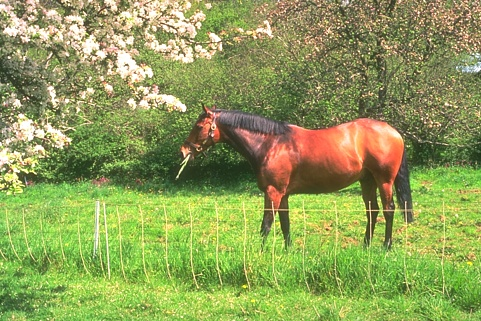
#> input picture assets/histogram/0057.png, 481 x 321 px
$ jupyter execute histogram_stretching.ipynb
#> lines starting #> are read from the running program, lines starting #| are printed output that depends on the picture
## 1. Import Required Libraries

[cell 1]
import cv2 as cv
import numpy as np
from matplotlib import pyplot as plt
import os

# Set up matplotlib for better visualization
plt.rcParams['figure.figsize'] = (10, 6)

## 2. Load the Image

[cell 2]
# Image path
image_path = 'assets/histogram/0057.png'

# Load the image
img_color = cv.imread(image_path)
#> img_color is the input picture: shape (321, 481, 3); mean B, G, R 88.2, 157.7, 144.1

if img_color is None:
    print(f"Error: Could not load image from {image_path}")
else:
    # Convert BGR (OpenCV format) to RGB (for proper display in matplotlib)
    img_rgb = cv.cvtColor(img_color, cv.COLOR_BGR2RGB)

    # Convert to grayscale
    img_gray = cv.cvtColor(img_color, cv.COLOR_BGR2GRAY)
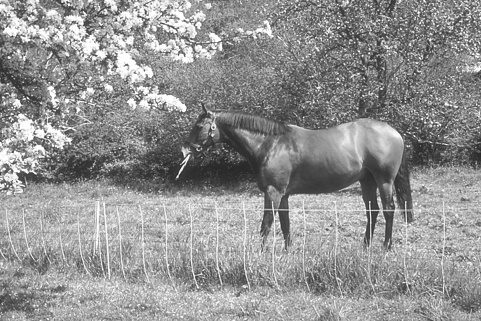
#> img_gray: shape (321, 481); min 36, max 255, mean 145.7

    print(f"Image loaded successfully!")

## 3. Display Original Image and Its Properties

[cell 3]
if 'img_gray' in locals():
    # Display image statistics
    print(f"Original Image Statistics:")
    print(f"  Min pixel value: {img_gray.min()}")
#|   Min pixel value: 36
    print(f"  Max pixel value: {img_gray.max()}")
#|   Max pixel value: 255

    # Display image
    plt.imshow(img_gray, cmap='gray')
    plt.title('Original Grayscale Image', fontsize=16, fontweight='bold')
    plt.axis('off')
    plt.show()
else:
    print("Please load an image first.")

## 4. Display Original Histogram

[cell 4]
if 'img_gray' in locals():
    # Calculate histogram
    hist_original = cv.calcHist([img_gray], [0], None, [256], [0, 256])
#> hist_original = 256 values, max 1249 at index 158, min 0 at index 0, mean 603.1

    # Plot histogram
    plt.plot(hist_original, color='black')
    plt.title('Histogram of Original Image', fontsize=16, fontweight='bold')
    plt.xlabel('Pixel Intensity', fontsize=12)
    plt.ylabel('Frequency', fontsize=12)
    plt.grid(True, alpha=0.5)
    plt.axvline(img_gray.min(), color='red', linestyle='--', label=f'Min: {img_gray.min()}')
    plt.axvline(img_gray.max(), color='blue', linestyle='--', label=f'Max: {img_gray.max()}')
    plt.legend()
    plt.show()
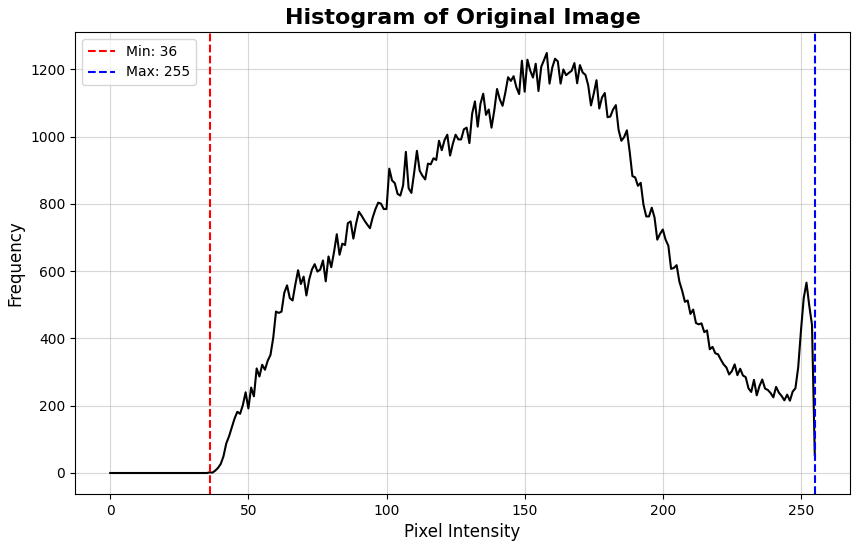
#> figure drawn by matplotlib, 1 panel; curve peaks at x = 158, y = 1249
else:
    print("Please load an image first.")

## 5. Apply Histogram Stretching

[cell 5]
def histogram_stretching(image):
    """
    Apply histogram stretching to an image.

    Parameters:
        image: Input grayscale image (numpy array)

    Returns:
        stretched_image: Image with stretched histogram
    """
    # Find min and max pixel values
    i_min = image.min()
#> i_min = 36
    i_max = image.max()
#> i_max = 255

    print(f"Stretching from range [{i_min}, {i_max}] to [0, 255]")
#| Stretching from range [36, 255] to [0, 255]

    # Apply stretching formula
    stretched = ((image - i_min) / (i_max - i_min) * 255).astype(np.uint8)
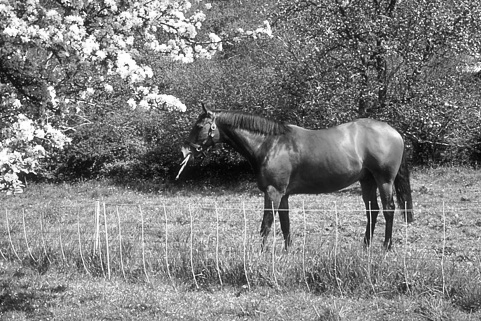
#> stretched: shape (321, 481); min 0, max 255, mean 127.2

    return stretched

# Apply histogram stretching
if 'img_gray' in locals():
    img_stretched = histogram_stretching(img_gray)
    print("\nHistogram stretching applied successfully!")
else:
    print("Please load an image first.")

## 6. Display Stretched Image and Its Properties

[cell 6]
if 'img_stretched' in locals():
    # Display image statistics
    print(f"Stretched Image Statistics:")
    print(f"  Min pixel value: {img_stretched.min()}")
#|   Min pixel value: 0
    print(f"  Max pixel value: {img_stretched.max()}")
#|   Max pixel value: 255

    # Display image
    plt.imshow(img_stretched, cmap='gray')
    plt.title('Histogram Stretched Image', fontsize=16, fontweight='bold')
    plt.axis('off')
    plt.show()
else:
    print("Please apply histogram stretching first.")

## 7. Display Stretched Histogram

[cell 7]
if 'img_stretched' in locals():
    # Calculate histogram of stretched image
    hist_stretched = cv.calcHist([img_stretched], [0], None, [256], [0, 256])
#> hist_stretched = 256 values, max 1249 at index 142, min 0 at index 7, mean 603.1

    # Plot histogram
    plt.plot(hist_stretched, color='green')
    plt.title('Histogram of Stretched Image', fontsize=16, fontweight='bold')
    plt.xlabel('Pixel Intensity', fontsize=12)
    plt.ylabel('Frequency', fontsize=12)
    plt.grid(True, alpha=0.5)
    plt.axvline(img_stretched.min(), color='red', linestyle='--', label=f'Min: {img_stretched.min()}')
    plt.axvline(img_stretched.max(), color='blue', linestyle='--', label=f'Max: {img_stretched.max()}')
    plt.legend()
    plt.show()
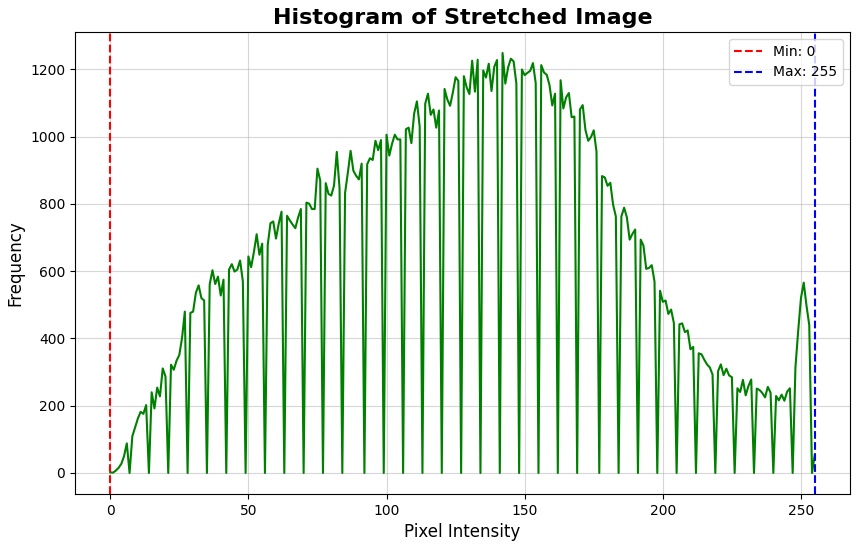
#> figure drawn by matplotlib, 1 panel; curve peaks at x = 142, y = 1249
else:
    print("Please apply histogram stretching first.")

## 8. Side-by-Side Comparison

Compare the original and stretched images along with their histograms.

[cell 8]
if 'img_gray' in locals() and 'img_stretched' in locals():
    fig, axes = plt.subplots(2, 2)

    # Original image
    axes[0, 0].imshow(img_gray, cmap='gray')
    axes[0, 0].set_title('Original Image', fontsize=14, fontweight='bold')
    axes[0, 0].axis('off')

    # Original histogram
    axes[0, 1].plot(hist_original, color='black', linewidth=1.5)
    axes[0, 1].set_title('Original Histogram', fontsize=14, fontweight='bold')
    axes[0, 1].set_xlabel('Pixel Intensity')
    axes[0, 1].set_ylabel('Frequency')
    axes[0, 1].set_xlim([0, 256])
    axes[0, 1].grid(True, alpha=0.5)
    axes[0, 1].axvline(img_gray.min(), color='red', linestyle='--', alpha=0.7)
    axes[0, 1].axvline(img_gray.max(), color='blue', linestyle='--', alpha=0.7)

    # Stretched image
    axes[1, 0].imshow(img_stretched, cmap='gray')
    axes[1, 0].set_title('Stretched Image', fontsize=14, fontweight='bold')
    axes[1, 0].axis('off')

    # Stretched histogram
    axes[1, 1].plot(hist_stretched, color='green', linewidth=1.5)
    axes[1, 1].set_title('Stretched Histogram', fontsize=14, fontweight='bold')
    axes[1, 1].set_xlabel('Pixel Intensity')
    axes[1, 1].set_ylabel('Frequency')
    axes[1, 1].set_xlim([-1, 256])
    axes[1, 1].grid(True, alpha=0.5)
    axes[1, 1].axvline(0, color='red', linestyle='--', alpha=0.7)
    axes[1, 1].axvline(255, color='blue', linestyle='--', alpha=0.7)

    plt.tight_layout()
    plt.show()
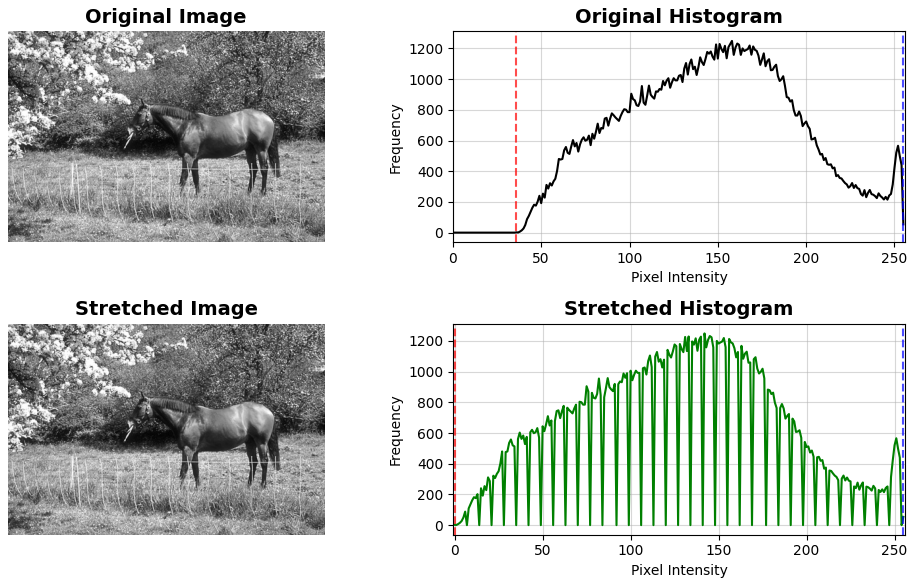
#> figure drawn by matplotlib, 4 panels; panel 2: curve peaks at x = 158, y = 1249; panel 4: curve peaks at x = 142, y = 1249
else:
    print("Please load an image and apply histogram stretching first.")

$ run again, with assets/histogram/0002.png copied over assets/histogram/0057.png
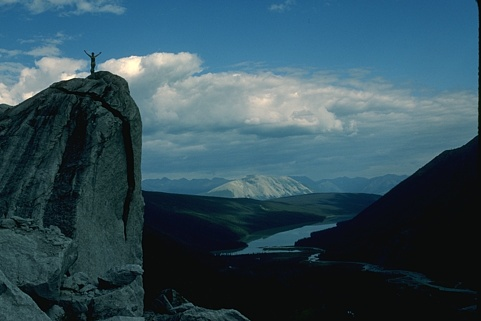
#> input picture assets/histogram/0002.png, 481 x 321 px
#> img_color is the input picture: shape (321, 481, 3); mean B, G, R 90.4, 78.3, 50.3
#> `img_gray = cv.cvtColor(img_color, cv.COLOR_BGR2GRAY)`:
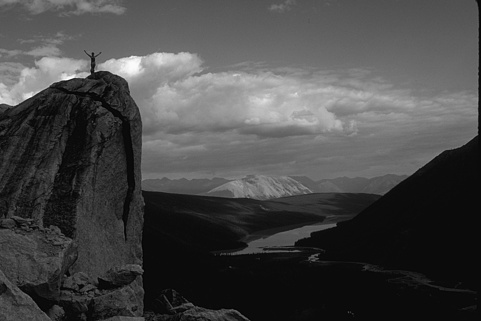
#> img_gray: shape (321, 481); min 2, max 253, mean 71.3
#|   Min pixel value: 2
#|   Max pixel value: 253
#> hist_original = 256 values, max 22672 at index 11, min 0 at index 0, mean 603.1
#> i_min = 2
#> i_max = 253
#| Stretching from range [2, 253] to [0, 255]
#|   Min pixel value: 0
#|   Max pixel value: 255
#> hist_stretched = 256 values, max 22672 at index 9, min 0 at index 63, mean 603.1
#> `plt.show()`:
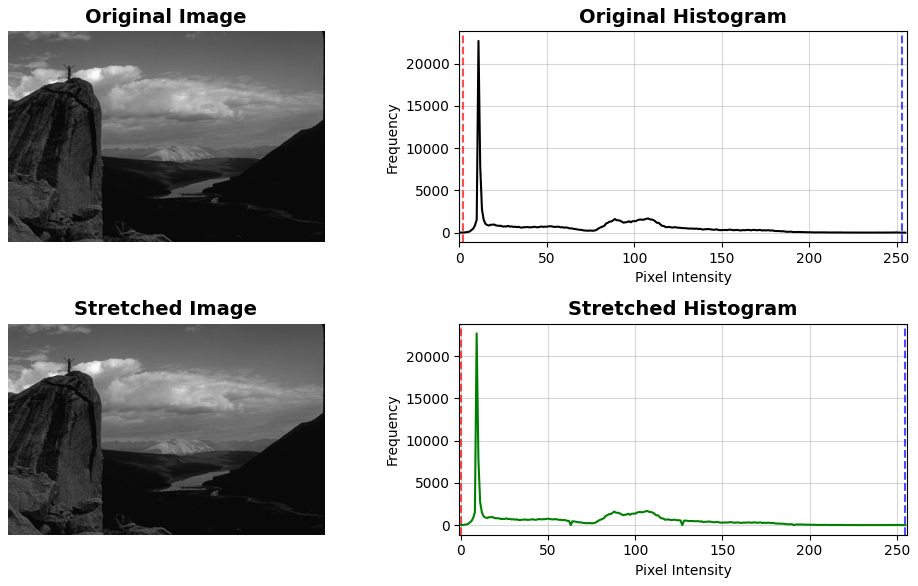
#> figure drawn by matplotlib, 4 panels; panel 2: curve peaks at x = 11, y = 22672; panel 4: curve peaks at x = 9, y = 22672

$ run again, with assets/histogram/0007.png copied over assets/histogram/0057.png
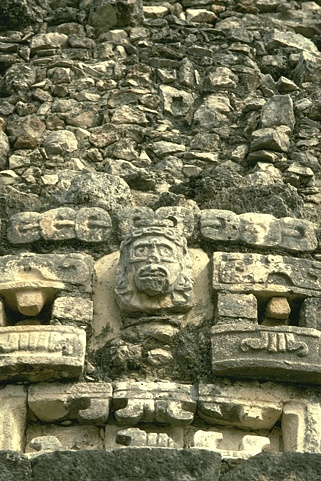
#> input picture assets/histogram/0007.png, 321 x 481 px
#> img_color is the input picture: shape (481, 321, 3); mean B, G, R 89.6, 119.1, 119.8
#> `img_gray = cv.cvtColor(img_color, cv.COLOR_BGR2GRAY)`:
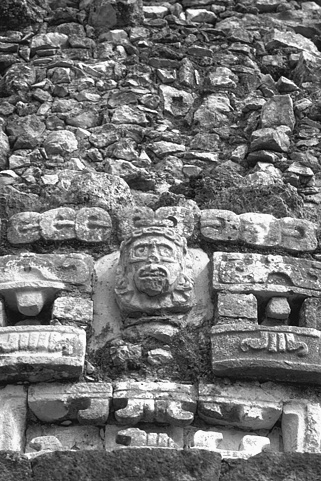
#> img_gray: shape (481, 321); min 4, max 253, mean 115.9
#|   Min pixel value: 4
#|   Max pixel value: 253
#> hist_original = 256 values, max 1177 at index 70, min 0 at index 0, mean 603.1
#> i_min = 4
#> i_max = 253
#| Stretching from range [4, 253] to [0, 255]
#|   Min pixel value: 0
#|   Max pixel value: 255
#> hist_stretched = 256 values, max 1177 at index 67, min 0 at index 42, mean 603.1
#> `plt.show()`:
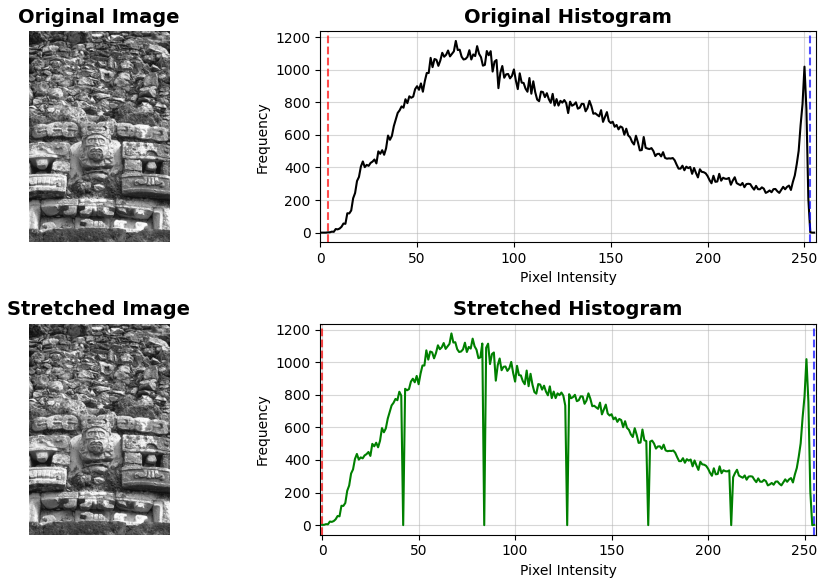
#> figure drawn by matplotlib, 4 panels; panel 2: curve peaks at x = 70, y = 1177; panel 4: curve peaks at x = 67, y = 1177

$ run again, with assets/histogram/0022.png copied over assets/histogram/0057.png
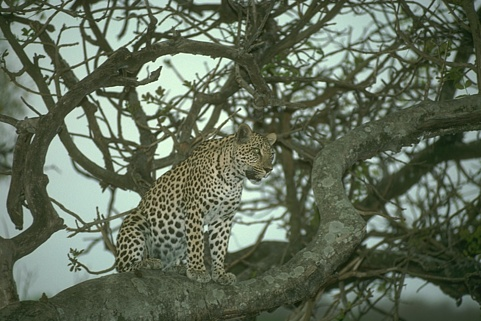
#> input picture assets/histogram/0022.png, 481 x 321 px
#> img_color is the input picture: shape (321, 481, 3); mean B, G, R 90.1, 108.9, 98
#|   Min pixel value: 16
#|   Max pixel value: 253
#> hist_original = 256 values, max 2404 at index 64, min 0 at index 0, mean 603.1
#> `plt.show()`:
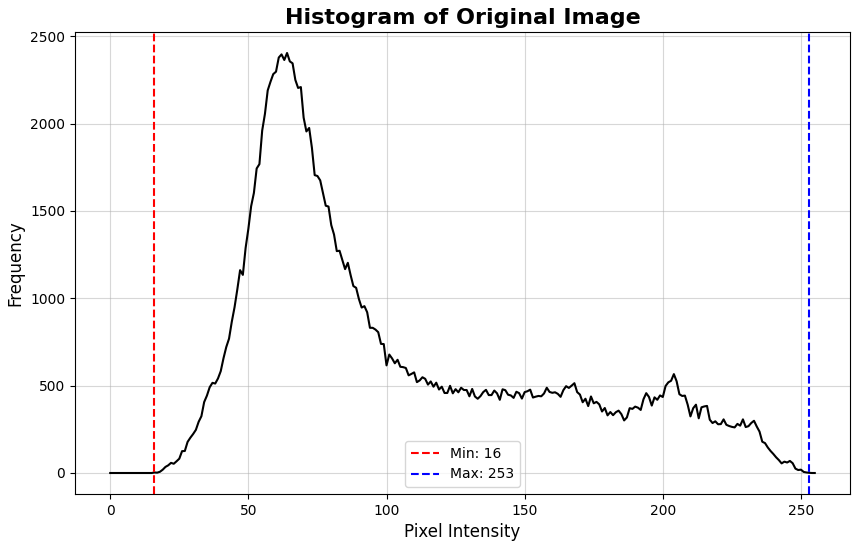
#> figure drawn by matplotlib, 1 panel; curve peaks at x = 64, y = 2404
#> i_min = 16
#> i_max = 253
#| Stretching from range [16, 253] to [0, 255]
#|   Min pixel value: 0
#|   Max pixel value: 255
#> hist_stretched = 256 values, max 2404 at index 51, min 0 at index 14, mean 603.1
#> `plt.show()`:
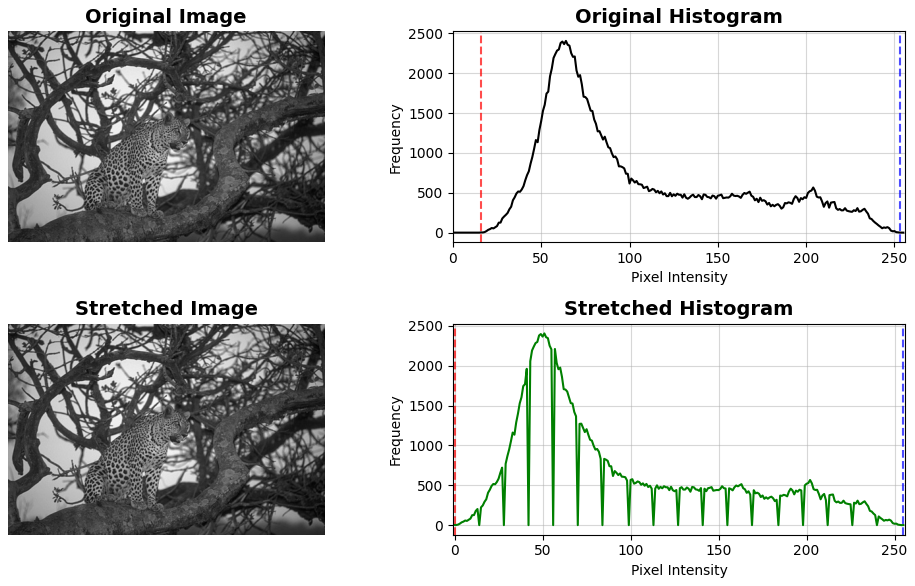
#> figure drawn by matplotlib, 4 panels; panel 2: curve peaks at x = 64, y = 2404; panel 4: curve peaks at x = 51, y = 2404
